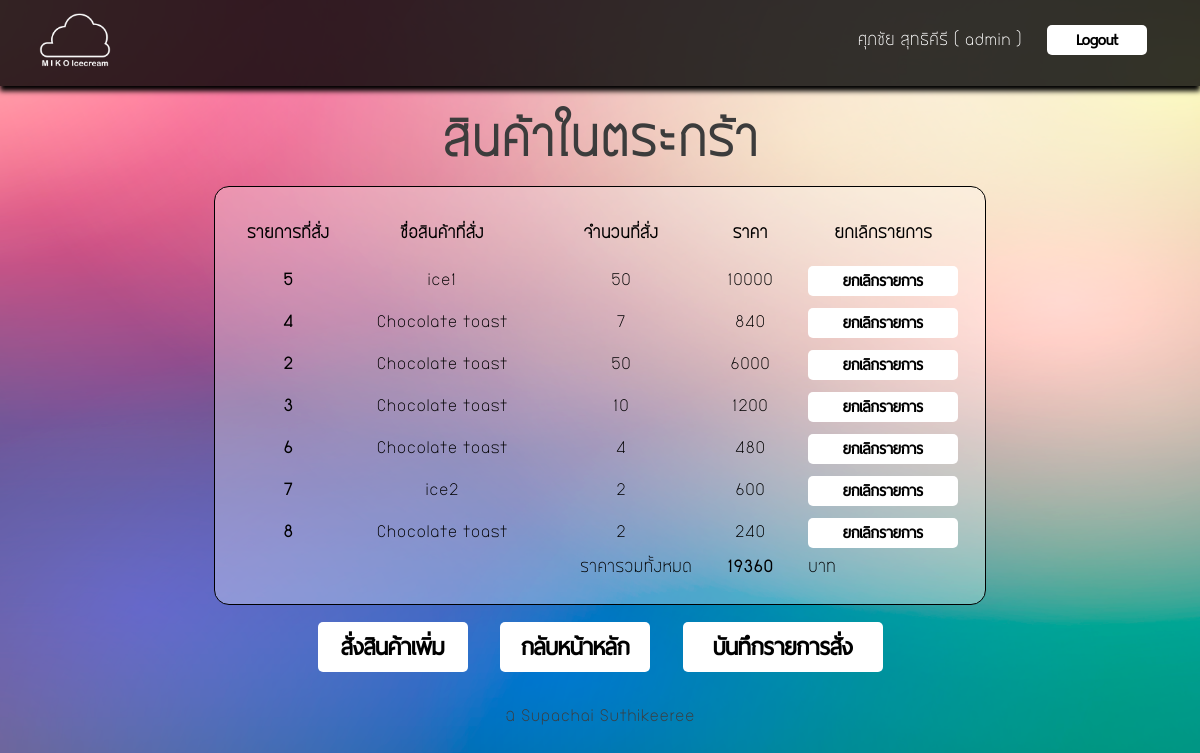
Screenshot of /order_show.php (signed in) with the database file from the repository.
### tables this page shows
CREATE TABLE `wait` (
  `order_id` int(20) NOT NULL,
  `order_name` varchar(100) NOT NULL,
  `order_num` int(3) NOT NULL,
  `order_price` float NOT NULL,
  `order_total` float NOT NULL,
  PRIMARY KEY  (`order_id`)
);

### order_show.php (the view, shortened to what this page needs)
<link rel="stylesheet" type="text/css" href="mystyle-main.css">
<head><meta charset="UTF-8">
</head>
<body>
			<table border="0" id="top-menu" >
		<tr><td width="100px">
			<div style="padding-left:30px; padding-top:10px;">
			<a href="main.php"><img src="images/cloud1.png" width="" height="70" border="0" alt="" ></a></td>
			<td align="right">
					<div style="padding-right:50px; padding-top:10px;">
					<form method="post" action="index.php">
					<font size="" color="#ffffff" ><?php
					 echo $_SESSION[fullname] . " ( ".$_SESSION[username]. " )";
					?></font>
					&nbsp;&nbsp;	<input type="submit" value="Logout" id="button2">
					</form>
					</div>
			</td>
		</tr>
		</table>
<center>
<br><br>
			<font size="30px" color="#3c3c3c"><strong>สินค้าในตระกร้า</strong></font>
			<br><br>
		<table border="0" id="table2">
		<tr>
			<th width="100px" height="50px">รายการที่สั่ง</th>
			<th width="200px">ชื่อสินค้าที่สั่ง</th>
			<th width="150px">จำนวนที่สั่ง</th>
			<th width="100px">ราคา</th>
			<th width="150px">ยกเลิกรายการ</th>
		</tr>
		<?php
		 $sql="select * from wait";
		$totalprice=0;
		$result=mysql_query($sql);
		while($row=mysql_fetch_array($result)){
		?>
		<tr>
			<th><?=$row[order_id]?></th>
			<td><center><?=$row[order_name]?></td>
			<td><center><?=$row[order_num]?></td>
			<td><center><?=$row[order_price]?></td>
			<?php $totalprice=$totalprice+$row[order_price]; ?>
			<td><center><input type="button" value="ยกเลิกรายการ" onclick="edit('delete' , '<?=$row[order_id]; ?>' , '<?=$row[order_name]?>' , '<?=$row[order_id]?>','<?=$row[order_num]?>')"  id="button3"></center></td>
		</tr>
		<?php }
		?>
		<tr>
			<td colspan="3" align="right"> ราคารวมทั้งหมด </td>
			<th><center><?=$totalprice?> </th>
			<td>บาท</td>
		</tr>
		</table>
		<br>
		<input type="button" value="สั่งสินค้าเพิ่ม" onclick="window.location='order.php'" id="button4">
		<input type="button" value="กลับหน้าหลัก" onclick="window.location='main.php'" id="button4">
		<input type="button" value="บันทึกรายการสั่ง" onclick="window.location='con_saverec.php'" id="button6">
<br><br><br>
			<table id="footer" border="0" width="100%">
				<tr>
					<td align="center"><font size="" color="#3c3c3c" >&copy; Supachai Suthikeeree</font></td>
				</tr>
				</table>

### mystyle-main.css (style rules this page uses)
body { background-image: url("images/blurred-background.png"); background-repeat: no-repeat; background-position: right top; background-attachment: fixed; background-size:cover; padding:0; margin:0; font-family: bangna-new; }
#footer { bottom:0; }
#button2 { -webkit-border-radius: 5px; -moz-border-radius: 5px; border-radius: 5px; background-color: #ffffff; border: 0px solid #ffffff; outline:3; height:30px; width: 100px; font-family: button1; font-size:20px; font-weight: bold; }
#button3 { -webkit-border-radius: 5px; -moz-border-radius: 5px; border-radius: 5px; background-color: #ffffff; border: 0px solid #ffffff; outline:3; height:30px; width: 150px; font-family: button1; font-size:20px; font-weight: bold; }
#button4 { -webkit-border-radius: 5px; -moz-border-radius: 5px; border-radius: 5px; background-color: #ffffff; border: 0px solid #ffffff; outline:3; height:50px; width: 150px; font-family: button1; font-size:30px; font-weight: bold; }
#button6 { -webkit-border-radius: 5px; -moz-border-radius: 5px; border-radius: 5px; background-color: #ffffff; border: 0px solid #ffffff; outline:3; height:50px; width: 200px; font-family: button1; font-size:30px; font-weight: bold; }
#table2 { background-color:rgba(255, 255, 255, 0.3); border-radius:15px; padding:20px; border:1px solid black; }
#table2 td { padding:5px; }
img { border-radius:10px; }
#top-menu { width:100%; height:10px; background-color:rgba(0, 0, 0, 0.8); padding:50px 20px 20px -50px; box-shadow:0px 5px 5px #000000; }

### rows the page displays
wait: order_id "5", order_name "ice1", order_num "50", order_price "10000"
wait: order_id "4", order_name "Chocolate toast", order_num "7", order_price "840"
wait: order_id "2", order_name "Chocolate toast", order_num "50", order_price "6000"
wait: order_id "3", order_name "Chocolate toast", order_num "10", order_price "1200"
wait: order_id "6", order_name "Chocolate toast", order_num "4", order_price "480"
wait: order_id "7", order_name "ice2", order_num "2", order_price "600"
wait: order_id "8", order_name "Chocolate toast", order_num "2", order_price "240"

### other values shown
$_SESSION[fullname] "ศุภชัย สุทธิคีรี"
$_SESSION[username] "admin"
$totalprice "19360"
